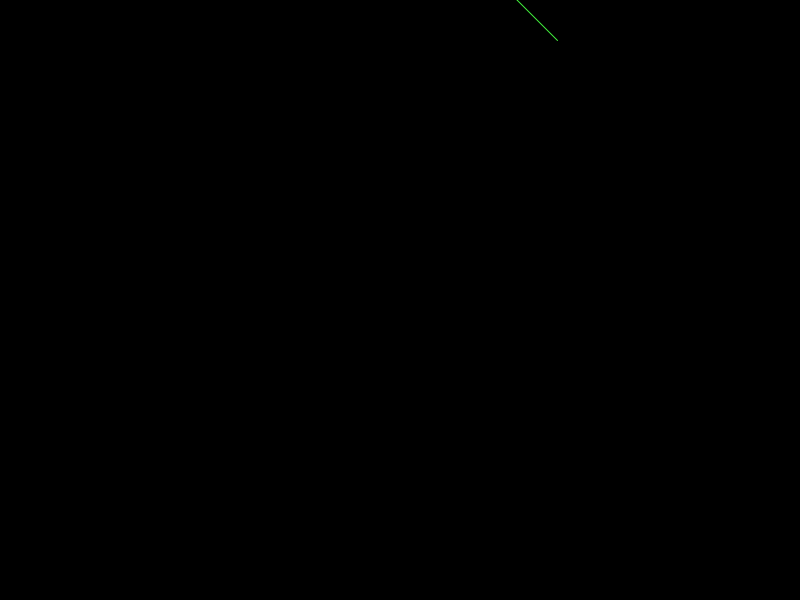
Frame 1 (no input)
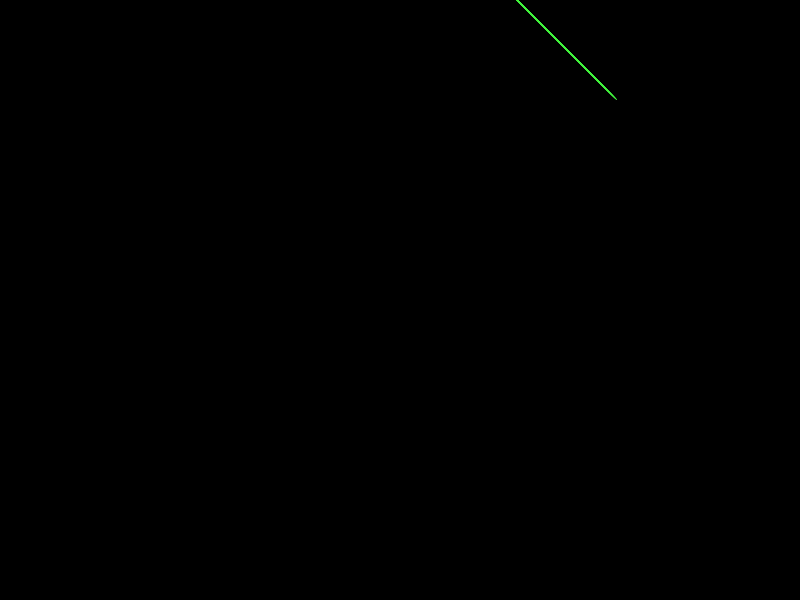
Frame 60 (the mouse pressed at the canvas centre just before this capture)
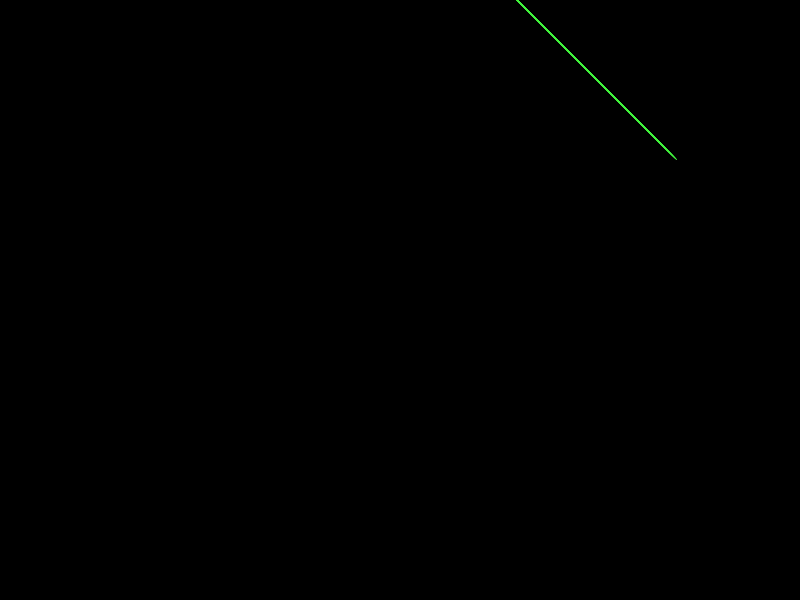
Frame 120 (the mouse held since frame 60 and released just before this capture)

The Processing sketch that drew these frames (run headless with seeded random() and noise(); from frame 60 on, the mouse is pressed at the canvas centre):

// Processing sketch: sketch_20170325_1
// ── sketch_20170325_1.pde
Arrow ar;


void setup(){
  size(800,600);
  background(0);
  
  ar = new Arrow();
  
}

void draw(){
  ar.update();
}

class Arrow{
  
  float topx,topy;
  color col;
  float angle;
  float direction;
  
  Arrow(){
    topx = random(width);
    topy = 0;
    angle = 40;
    direction = 0;
    col = color(random(255),random(255),random(255));
  }
  
  void update(){
    stroke(col);
    line(topx,topy,topx-angle,topy-angle);
    line(topx,topy,topx+angle,topy+angle);
    topx += 1;
    topy += 1;
  }
}
